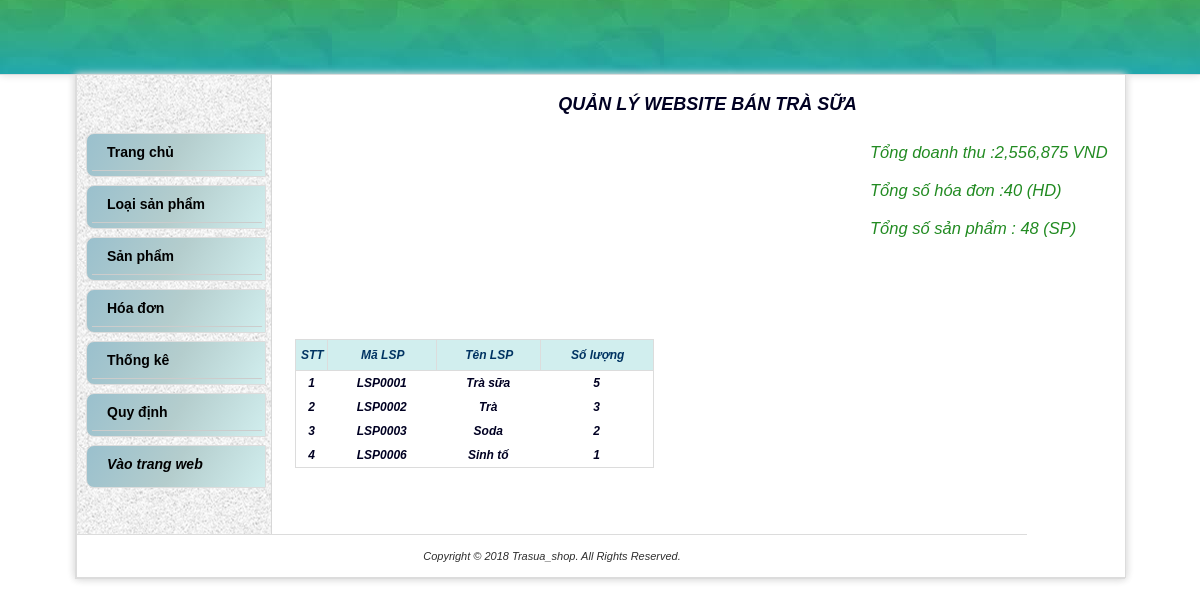
The page / on the database its author committed.
### tables this page shows
CREATE TABLE `loaisanpham` (
  `MaLoaiSP` varchar(7) NOT NULL,
  `TenLoaiSP` varchar(40) DEFAULT NULL,
  `HinhAnh` varchar(100) NOT NULL
);

### model/thunhapsanpham.php (called while the page is built, shortened)
<?php
    function thongke(){
        $conn = connect();
        $strSQL = "select sum(hd.trigia) as tongdt,count(hd.mahd) as slhoahon, sum(ct.SoLuong) as slsp from hoadon hd, chitiethoadon ct WHERE hd.MaHD=ct.MaHD";
        $result =mysqli_query($conn, $strSQL) Or die('<p>Không thể thực thi câu truy vấn.</p>');
        return $result;
    }
?>

### model/sanpham.php (called while the page is built, shortened)
<?php
function lay_sp_lsp() {
    $conn = connect();
    $strSQL = "select lsp.MaLoaiSP,lsp.TenLoaiSP,COUNT(sp.MaSP) as sl from sanpham sp, loaisanpham lsp WHERE sp.MaLoaiSP=lsp.MaLoaiSP GROUP by lsp.MaLoaiSP";
    $result = mysqli_query($conn, $strSQL) Or die('<p>Không thể thực thi câu truy vấn.</p>');
    return $result;
}
?>

### main.php (the view, shortened to what this page needs)
<!DOCTYPE html>
<html>
    <head>
        <c:set var="root" value="${pageContext.request.contextPath}"/>
        <link href="css/mos-style.css" rel='stylesheet'type='text/css' />
    </head>
    <body >
        <?php include "parts/header.php"?>
    <div id="wrapper">
        <?php include "parts/menu.php"?>
        <div id="rightContent">
            <br>
        <h2 style= "text-align: center;">QUẢN LÝ WEBSITE BÁN TRÀ SỮA</h2><br>
        <div id="mainleft">
            <?php
                require_once(__DIR__."/model/thunhapsanpham.php");
            ?>
            </div>
            <div id="mainright">
            <?php
                $doanhthu= mysqli_fetch_array(thongke());
            ?>
            <br>
            <div  style= "font-size:16.5px;text-align: left;color: #228B22;">
                Tổng doanh thu :<?php echo number_format($doanhthu['tongdt']).' VND';?>
                <br><br>
                Tổng số hóa đơn :<?php echo $doanhthu['slhoahon'] ?> (HD)
                <br><br>
                Tổng số sản phẩm : <?php echo $doanhthu['slsp'] ?> (SP)
            </div><br>
        </div>
        <div id="mainleft1">
            <?php
                require_once(__DIR__."/model/sanpham.php");
                $list_sp_lsp = lay_sp_lsp();
            ?>
            <form  id="user-form" method="post" enctype="multipart/form-data" role="form">
            <table class='data' id = 'hoadonTables'>
             <tr class='data'>
                <th class="data" width="30px">STT</th>
                <th class="data">Mã LSP</th>
                <th class="data">Tên LSP</th>
                <th class="data">Số lượng</th>
            </tr>
            <?php $i=0 ; ?>
                <?php while ($sp_lsp= mysqli_fetch_array($list_sp_lsp)){ ?>
                    <tr >
                        <?php $i= $i +1; ?>
                        <td ><h4 ><?php echo $i; ?></h4></td>
                        <td ><h4 ><?php echo $sp_lsp['MaLoaiSP']; ?></h4></td>
                        <td ><h4 ><?php echo $sp_lsp['TenLoaiSP'] ?></h4></td>
                        <td ><h4 ><?php echo $sp_lsp['sl'] ?></h4></td>
                    </tr>
                <?php } ?>
            </table>
            </form>
        </div>
        <div >
            <div id="piechart1" ></div>
        </div>
        </div>
        <?php include "parts/footer.php"?>
        </div>
    </body>
</html>

### css/mos-style.css (style rules this page uses)
body { background: url(../images/latar.jpg); margin: 0; padding: 0; font-family: Arial; font-size: 12px; color: #2e2e2e; text-align: center; }
table { border:none;font-size: 12px; }
td { border:none; padding: 5px; }
table.data { border: 1px solid #dcdcdc; margin: 10px 0px 20px 0px; width: 97%; border-collapse: collapse;font-size: 12px; text-align: center; }
th.data { padding: 8px 4px 8px 4px;border: 1.5px solid #dcdcdc; background-color:#D1EEEE ;text-shadow: 1px 0px #003362;color:#0000; }
tr.data { background: #fff }
#wrapper { width: 1050px; padding: 0px 0 0 0; position: relative; border-left: 1px solid #dcdcdc; border-right: 1px solid #dcdcdc; border-bottom: 1px solid #dcdcdc; float: center; margin: auto; text-align: center; background: #fff url(../img/bg_kiri.png) repeat-y; -moz-box-shadow: 0px 0px 8px #dcdcdc; -webkit-box-shadow: 0px 0px 8px #dcdcdc; }
#rightContent { width: 835px; padding: 5px; float: right; border-left: 0px solid #dcdcdc; text-align: left; color: #000022; }
#mainleft { width: 570px; height: 200px; float: left; }
#mainleft1 { width: 370px; height: 200px; float: left; }
#mainright { width: 250px; height: 200px; float: right; }
#piechart1 { width: 450px; height: 200px; float: right; }

### parts/menu.php (style rules this page uses)
* { margin: 0; padding: 0; -webkit-box-sizing: border-box; -moz-box-sizing: border-box; box-sizing: border-box; }

### rows shown on the page
loaisanpham: MaLoaiSP "LSP0001", TenLoaiSP "Trà sữa", sl "5"
loaisanpham: MaLoaiSP "LSP0002", TenLoaiSP "Trà", sl "3"
loaisanpham: MaLoaiSP "LSP0003", TenLoaiSP "Soda", sl "2"
loaisanpham: MaLoaiSP "LSP0006", TenLoaiSP "Sinh tố", sl "1"

### other values the page prints
$doanhthu['tongdt'] "2,556,875"
$doanhthu['slhoahon'] "40"
$doanhthu['slsp'] "48"
